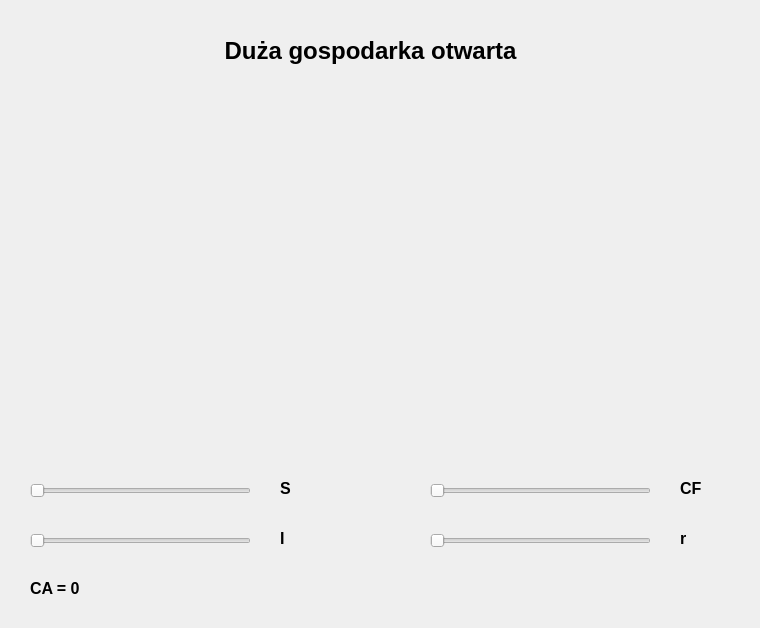
<?xml version="1.0" encoding="UTF-8"?>
<ui version="4.0">
 <class>Form</class>
 <widget class="QWidget" name="Form">
  <property name="geometry">
   <rect>
    <x>0</x>
    <y>0</y>
    <width>760</width>
    <height>628</height>
   </rect>
  </property>
  <property name="windowTitle">
   <string>Form</string>
  </property>
  <widget class="QLabel" name="label_4">
   <property name="geometry">
    <rect>
     <x>30</x>
     <y>580</y>
     <width>231</width>
     <height>16</height>
    </rect>
   </property>
   <property name="font">
    <font>
     <pointsize>12</pointsize>
     <bold>true</bold>
    </font>
   </property>
   <property name="text">
    <string>CA = 0</string>
   </property>
  </widget>
  <widget class="QLabel" name="label">
   <property name="geometry">
    <rect>
     <x>280</x>
     <y>480</y>
     <width>49</width>
     <height>16</height>
    </rect>
   </property>
   <property name="font">
    <font>
     <pointsize>12</pointsize>
     <bold>true</bold>
    </font>
   </property>
   <property name="text">
    <string>S</string>
   </property>
  </widget>
  <widget class="QWidget" name="widget" native="true">
   <property name="geometry">
    <rect>
     <x>30</x>
     <y>120</y>
     <width>330</width>
     <height>330</height>
    </rect>
   </property>
  </widget>
  <widget class="QLabel" name="label_5">
   <property name="geometry">
    <rect>
     <x>140</x>
     <y>30</y>
     <width>461</width>
     <height>41</height>
    </rect>
   </property>
   <property name="font">
    <font>
     <pointsize>18</pointsize>
     <bold>true</bold>
    </font>
   </property>
   <property name="text">
    <string>Duża gospodarka otwarta</string>
   </property>
   <property name="alignment">
    <set>Qt::AlignCenter</set>
   </property>
  </widget>
  <widget class="QLabel" name="label_6">
   <property name="geometry">
    <rect>
     <x>680</x>
     <y>530</y>
     <width>49</width>
     <height>16</height>
    </rect>
   </property>
   <property name="font">
    <font>
     <pointsize>12</pointsize>
     <bold>true</bold>
    </font>
   </property>
   <property name="text">
    <string>r</string>
   </property>
  </widget>
  <widget class="QLabel" name="label_2">
   <property name="geometry">
    <rect>
     <x>280</x>
     <y>530</y>
     <width>49</width>
     <height>16</height>
    </rect>
   </property>
   <property name="font">
    <font>
     <pointsize>12</pointsize>
     <bold>true</bold>
    </font>
   </property>
   <property name="text">
    <string>I</string>
   </property>
  </widget>
  <widget class="QSlider" name="horizontalSlider_3">
   <property name="geometry">
    <rect>
     <x>30</x>
     <y>530</y>
     <width>221</width>
     <height>21</height>
    </rect>
   </property>
   <property name="orientation">
    <enum>Qt::Horizontal</enum>
   </property>
  </widget>
  <widget class="QSlider" name="horizontalSlider">
   <property name="geometry">
    <rect>
     <x>30</x>
     <y>480</y>
     <width>221</width>
     <height>21</height>
    </rect>
   </property>
   <property name="orientation">
    <enum>Qt::Horizontal</enum>
   </property>
  </widget>
  <widget class="QSlider" name="horizontalSlider_5">
   <property name="geometry">
    <rect>
     <x>430</x>
     <y>480</y>
     <width>221</width>
     <height>21</height>
    </rect>
   </property>
   <property name="orientation">
    <enum>Qt::Horizontal</enum>
   </property>
  </widget>
  <widget class="QWidget" name="widget_2" native="true">
   <property name="geometry">
    <rect>
     <x>380</x>
     <y>120</y>
     <width>330</width>
     <height>330</height>
    </rect>
   </property>
  </widget>
  <widget class="QSlider" name="horizontalSlider_6">
   <property name="geometry">
    <rect>
     <x>430</x>
     <y>530</y>
     <width>221</width>
     <height>21</height>
    </rect>
   </property>
   <property name="orientation">
    <enum>Qt::Horizontal</enum>
   </property>
  </widget>
  <widget class="QLabel" name="label_3">
   <property name="geometry">
    <rect>
     <x>680</x>
     <y>480</y>
     <width>49</width>
     <height>16</height>
    </rect>
   </property>
   <property name="font">
    <font>
     <pointsize>12</pointsize>
     <bold>true</bold>
    </font>
   </property>
   <property name="text">
    <string>CF</string>
   </property>
  </widget>
 </widget>
 <resources/>
 <connections/>
</ui>
